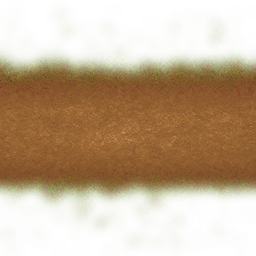
#> input picture assets/images/map/tile_path_h.png, 256 x 256 px
$ python alpha_cut_path.py ../../../../assets/images/map/tile_path_h.png
#> lines starting #> are read from the running program, lines starting #| are printed output that depends on the picture
#!/usr/bin/env python3
"""길 타일 잔디 여백을 알파 투명으로 도려낸다 (스티커 현상 제거).
tilemap.buildBackground는 모든 셀에 변형 잔디 바닥을 먼저 그리고 길 PNG를 위에 얹는다
(코드 주석: "길 코너 PNG의 투명 영역 밑에 비친다"). 즉 길 타일의 잔디 여백은
투명이어야 실제 잔디 필드가 비쳐 이음새가 사라진다. 도로는 불투명 유지, 경계는 페더.
멤버십: g-r (grass=양수 지배). alpha *= (1 - smoothstep(g-r, LO, HI)).
"""
import argparse
import shutil
from pathlib import Path
from PIL import Image, ImageFilter


def smoothstep(x, lo, hi):
    if hi == lo:
        return 1.0 if x >= hi else 0.0
    t = max(0.0, min(1.0, (x - lo) / (hi - lo)))
    return t * t * (3 - 2 * t)


def main():
    ap = argparse.ArgumentParser(description=__doc__)
    ap.add_argument("targets", nargs="+")
    ap.add_argument("--lo", type=float, default=0.0, help="per-pixel g-r 하단")
    ap.add_argument("--hi", type=float, default=10.0, help="per-pixel g-r 상단")
    ap.add_argument("--blur", type=float, default=6.0, help="멤버십 가우시안 블러 반경(영역화 — 잎 노이즈 평균)")
    ap.add_argument("--gamma", type=float, default=1.0, help="블러 후 마스크 감마(>1=도로쪽 보존 강화)")
    ap.add_argument("--backup-dir", default="assets/reference/pre_alphacut")
    args = ap.parse_args()

    bdir = Path(args.backup_dir)
    bdir.mkdir(parents=True, exist_ok=True)

    for tp in args.targets:
        tp = Path(tp)
        img = Image.open(tp).convert("RGBA")
#> img is the input picture: PIL image 256x256 RGBA; mean R, G, B, A 114.2, 106.2, 32.5, 126.2
        w, h = img.size
#> w = 256; h = 256
        px = list(img.getdata())
#> px = 65536 items
        # 1) per-pixel grass 멤버십(0~255)
        raw = Image.new("L", (w, h))
#> raw: PIL image 256x256 L; every value is 0
        raw.putdata([int(255 * smoothstep(g - r, args.lo, args.hi)) for r, g, b, a in px])
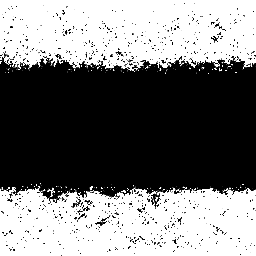
#> raw: PIL image 256x256 L; min 0, max 255, mean 123
        # 2) 영역화: 가우시안 블러로 잎-레벨 노이즈 평균 → 매끄러운 지역 마스크
        mask = raw.filter(ImageFilter.GaussianBlur(args.blur))
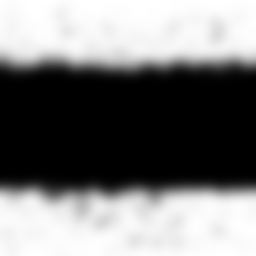
#> mask: PIL image 256x256 L; min 0, max 255, mean 123.1
        mdata = list(mask.getdata())
#> mdata = 65536 items
        out = []
        for (r, g, b, a), m in zip(px, mdata):
            wgt = (m / 255.0) ** args.gamma
            out.append((r, g, b, round(a * (1.0 - wgt))))
#> this loop made 65536 passes
#> (r, g, b, a, m, wgt) on passes 1 to 3: (59, 103, 13, 0, 254, 0.996), (77, 117, 13, 0, 254, 0.996), (69, 110, 8, 0, 254, 0.996)
#> after the loop, out = 65536 items
        bak = bdir / tp.name
        if not bak.exists():
            shutil.copy2(tp, bak)
        res = Image.new("RGBA", img.size)
#> res: PIL image 256x256 RGBA; every value is 0
        res.putdata(out)
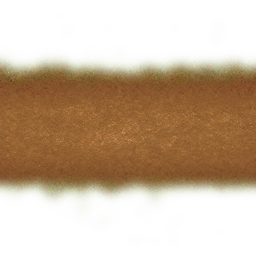
#> res: PIL image 256x256 RGBA; mean R, G, B, A 114.2, 106.2, 32.5, 118.5; transparent parts drawn white
        res.save(tp)
        n = len(out)
#> n = 65536
        opaque = 100 * sum(1 for p in out if p[3] >= 250) / n
#> opaque = 37.76
        transp = 100 * sum(1 for p in out if p[3] <= 5) / n
#> transp = 44.19
        feather = 100 * sum(1 for p in out if 5 < p[3] < 250) / n
#> feather = 18.05
        print(f"{tp.name}: 불투명 {opaque:.0f}% 투명 {transp:.0f}% 페더 {feather:.0f}% (백업 {bak})")
#| tile_path_h.png: 불투명 38% 투명 44% 페더 18% (백업 assets/reference/pre_alphacut/tile_path_h.png)


if __name__ == "__main__":
    main()

$ run again, on assets/images/map/tile_path_nw.png
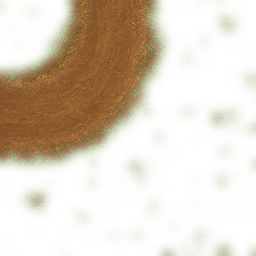
#> input picture assets/images/map/tile_path_nw.png, 256 x 256 px
#> in main, img is the input picture: PIL image 256x256 RGBA; mean R, G, B, A 99.3, 112.2, 24.9, 71.3
#> px = 65536 items
#> in main, `mask = raw.filter(ImageFilter.GaussianBlur(args.blur))`:
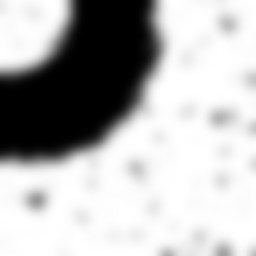
#> mask: PIL image 256x256 L; min 0, max 255, mean 180.8
#> the loop in main, `for (r, g, b, a), m in zip(px, mdata):` made 65536 passes
#> (r, g, b, a, m, wgt) on passes 1 to 3: (57, 97, 14, 15, 237, 0.929), (68, 106, 14, 13, 238, 0.933), (77, 116, 17, 12, 239, 0.937)
#> in main, `res.putdata(out)`:
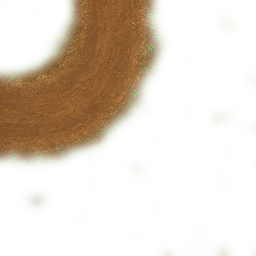
#> res: PIL image 256x256 RGBA; mean R, G, B, A 99.3, 112.2, 24.9, 63.1; transparent parts drawn white
#> n = 65536
#> opaque = 18.12
#> transp = 66.81
#> feather = 15.07
#| tile_path_nw.png: 불투명 18% 투명 67% 페더 15% (백업 assets/reference/pre_alphacut/tile_path_nw.png)

$ run again, on assets/images/map/tile_path_se.png
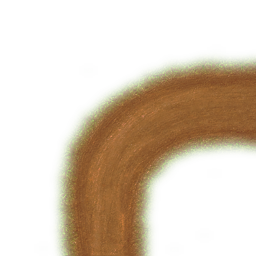
#> input picture assets/images/map/tile_path_se.png, 256 x 256 px
#> in main, img is the input picture: PIL image 256x256 RGBA; mean R, G, B, A 105.1, 115, 27.8, 81.1
#> px = 65536 items
#> in main, `mask = raw.filter(ImageFilter.GaussianBlur(args.blur))`:
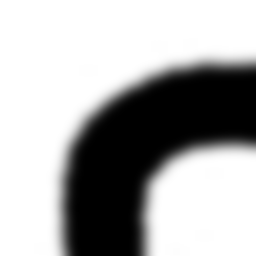
#> mask: PIL image 256x256 L; min 0, max 255, mean 171.9
#> the loop in main, `for (r, g, b, a), m in zip(px, mdata):` made 65536 passes
#> (r, g, b) on passes 1 to 3: (48, 85, 8), (70, 110, 13), (54, 89, 8)
#> in main, `res.putdata(out)`:
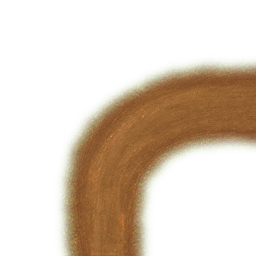
#> res: PIL image 256x256 RGBA; mean R, G, B, A 105.1, 115, 27.8, 75.2; transparent parts drawn white
#> n = 65536
#> opaque = 21.94
#> transp = 62.82
#> feather = 15.25
#| tile_path_se.png: 불투명 22% 투명 63% 페더 15% (백업 assets/reference/pre_alphacut/tile_path_se.png)

$ run again, on assets/images/map/tile_path_sw.png
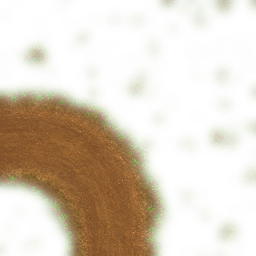
#> input picture assets/images/map/tile_path_sw.png, 256 x 256 px
#> in main, img is the input picture: PIL image 256x256 RGBA; mean R, G, B, A 99.3, 112.2, 24.9, 71.3
#> px = 65536 items
#> in main, `mask = raw.filter(ImageFilter.GaussianBlur(args.blur))`:
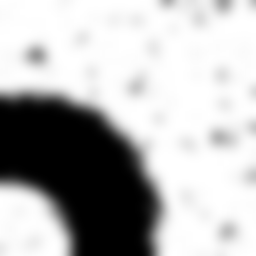
#> mask: PIL image 256x256 L; min 0, max 255, mean 180.8
#> the loop in main, `for (r, g, b, a), m in zip(px, mdata):` made 65536 passes
#> (r, g, b, a, m, wgt) on passes 1 to 3: (43, 77, 5, 0, 255, 1), (48, 85, 10, 0, 255, 1), (42, 76, 11, 0, 255, 1)
#> in main, `res.putdata(out)`:
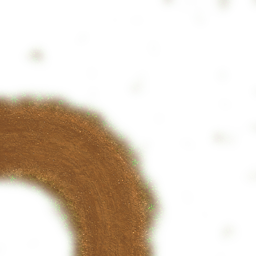
#> res: PIL image 256x256 RGBA; mean R, G, B, A 99.3, 112.2, 24.9, 63.1; transparent parts drawn white
#> n = 65536
#> opaque = 18.12
#> transp = 66.81
#> feather = 15.07
#| tile_path_sw.png: 불투명 18% 투명 67% 페더 15% (백업 assets/reference/pre_alphacut/tile_path_sw.png)
